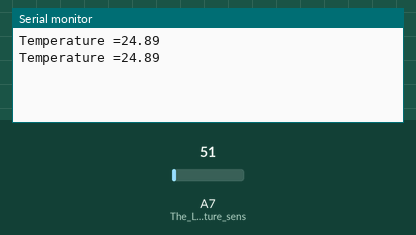
The sketch below on a simulated Arduino Nano, built with avr-gcc and run on an emulated ATmega328P. Shown: the last lines printed to the serial monitor. The test bench sets the inputs (shaded band); at power-on: A7 (The_LM35_temperature_sens) = 51.

Above: at 1.8 s.
1.9 s: A7 (The_LM35_temperature_sens) set to 61
At 2.8 s:
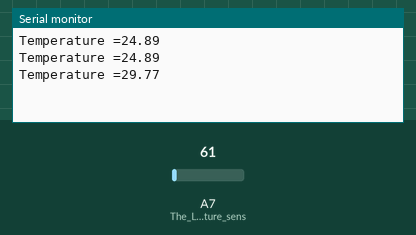
3.4 s: A7 (The_LM35_temperature_sens) set to 71
At 4.4 s:
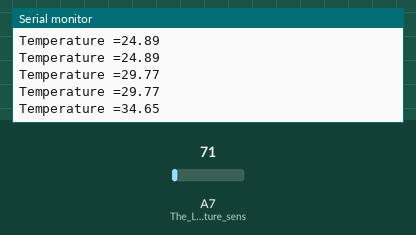
Timing chart, 0 to 6.4 s (numbered marks = the images above; inputs shaded):
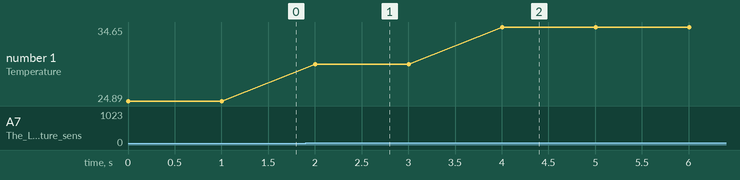

Measured:
- after the input at 1.9 s, the serial monitor: prints a new line after 0.10 s (image 1)
- after the input at 3.4 s, the serial monitor: prints a new line after 0.60 s (image 2)
- plotted number 1: 24.89 → 29.77 after the input at 1.9 s, 29.77 → 34.65 after the input at 3.4 s

The sketch:

lm35_interfacing.ino
```cpp
/*
Arduino IDE version: 1.8.3
Tested on : ARBD-1
Microcontroller:ATMEGA 328p
Written by:Mohammad Waqas
Date:11/06/2019
*/
// the setup function runs once when you press reset or power the board
void setup() {

Serial.begin(9600);			//To turn on the serial monitor,9600 is the baud rate
pinMode(A7,INPUT);			//The LM35 temperature sensor is connected at pin A7
}
int temp1;float temp2;

// the loop function runs over and over again forever
void loop() {
    temp1=analogRead(A7);
    temp2=((temp1*4.88)/10);		//LM 35 gives 10mv per degree celsius
   					//in our case 5 volts correspond to 1023 so we convert accordingly
    Serial.print("Temperature =");
    Serial.print(temp2);		//Print the value of temperature on the serial monitor
    Serial.print("\n");
    delay(1000);			// wait for a second

}
```
